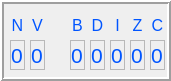
     <widget class="QFrame" name="status_register_frame">
      <property name="geometry">
       <rect>
        <x>20</x>
        <y>30</y>
        <width>171</width>
        <height>81</height>
       </rect>
      </property>
      <property name="styleSheet">
       <string notr="true">color: rgb(0, 85, 255)</string>
      </property>
      <property name="frameShape">
       <enum>QFrame::Box</enum>
      </property>
      <property name="frameShadow">
       <enum>QFrame::Raised</enum>
      </property>
      <property name="lineWidth">
       <number>2</number>
      </property>
      <property name="midLineWidth">
       <number>0</number>
      </property>
      <widget class="QLabel" name="flag_c">
       <property name="geometry">
        <rect>
         <x>150</x>
         <y>40</y>
         <width>15</width>
         <height>30</height>
        </rect>
       </property>
       <property name="font">
        <font>
         <pointsize>16</pointsize>
        </font>
       </property>
       <property name="frameShape">
        <enum>QFrame::StyledPanel</enum>
       </property>
       <property name="frameShadow">
        <enum>QFrame::Sunken</enum>
       </property>
       <property name="text">
        <string>0</string>
       </property>
       <property name="indent">
        <number>0</number>
       </property>
      </widget>
      <widget class="QLabel" name="flag_z">
       <property name="geometry">
        <rect>
         <x>130</x>
         <y>40</y>
         <width>15</width>
         <height>30</height>
        </rect>
       </property>
       <property name="font">
        <font>
         <pointsize>16</pointsize>
        </font>
       </property>
       <property name="frameShape">
        <enum>QFrame::StyledPanel</enum>
       </property>
       <property name="frameShadow">
        <enum>QFrame::Sunken</enum>
       </property>
       <property name="text">
        <string>0</string>
       </property>
       <property name="indent">
        <number>0</number>
       </property>
      </widget>
      <widget class="QLabel" name="flag_d">
       <property name="geometry">
        <rect>
         <x>90</x>
         <y>40</y>
         <width>15</width>
         <height>30</height>
        </rect>
       </property>
       <property name="font">
        <font>
         <pointsize>16</pointsize>
        </font>
       </property>
       <property name="frameShape">
        <enum>QFrame::StyledPanel</enum>
       </property>
       <property name="frameShadow">
        <enum>QFrame::Sunken</enum>
       </property>
       <property name="text">
        <string>0</string>
       </property>
       <property name="indent">
        <number>0</number>
       </property>
      </widget>
      <widget class="QLabel" name="flag_b">
       <property name="geometry">
        <rect>
         <x>70</x>
         <y>40</y>
         <width>15</width>
         <height>30</height>
        </rect>
       </property>
       <property name="font">
        <font>
         <pointsize>16</pointsize>
        </font>
       </property>
       <property name="frameShape">
        <enum>QFrame::StyledPanel</enum>
       </property>
       <property name="frameShadow">
        <enum>QFrame::Sunken</enum>
       </property>
       <property name="text">
        <string>0</string>
       </property>
       <property name="indent">
        <number>0</number>
       </property>
      </widget>
      <widget class="QLabel" name="flag_v">
       <property name="geometry">
        <rect>
         <x>30</x>
         <y>40</y>
         <width>15</width>
         <height>30</height>
        </rect>
       </property>
       <property name="font">
        <font>
         <pointsize>16</pointsize>
        </font>
       </property>
       <property name="frameShape">
        <enum>QFrame::StyledPanel</enum>
       </property>
       <property name="frameShadow">
        <enum>QFrame::Sunken</enum>
       </property>
       <property name="text">
        <string>0</string>
       </property>
       <property name="indent">
        <number>0</number>
       </property>
      </widget>
      <widget class="QLabel" name="flag_n">
       <property name="geometry">
        <rect>
         <x>10</x>
         <y>40</y>
         <width>15</width>
         <height>30</height>
        </rect>
       </property>
       <property name="font">
        <font>
         <pointsize>16</pointsize>
        </font>
       </property>
       <property name="frameShape">
        <enum>QFrame::StyledPanel</enum>
       </property>
       <property name="frameShadow">
        <enum>QFrame::Sunken</enum>
       </property>
       <property name="text">
        <string>0</string>
       </property>
       <property name="indent">
        <number>0</number>
       </property>
      </widget>
      <widget class="QLabel" name="flag_i">
       <property name="geometry">
        <rect>
         <x>110</x>
         <y>40</y>
         <width>15</width>
         <height>30</height>
        </rect>
       </property>
       <property name="font">
        <font>
         <pointsize>16</pointsize>
        </font>
       </property>
       <property name="frameShape">
        <enum>QFrame::StyledPanel</enum>
       </property>
       <property name="frameShadow">
        <enum>QFrame::Sunken</enum>
       </property>
       <property name="text">
        <string>0</string>
       </property>
       <property name="indent">
        <number>0</number>
       </property>
      </widget>
      <widget class="QLabel" name="flag_n_label">
       <property name="geometry">
        <rect>
         <x>10</x>
         <y>10</y>
         <width>15</width>
         <height>30</height>
        </rect>
       </property>
       <property name="font">
        <font>
         <pointsize>12</pointsize>
        </font>
       </property>
       <property name="text">
        <string>N</string>
       </property>
       <property name="alignment">
        <set>Qt::AlignCenter</set>
       </property>
      </widget>
      <widget class="QLabel" name="flag_v_label">
       <property name="geometry">
        <rect>
         <x>30</x>
         <y>10</y>
         <width>15</width>
         <height>30</height>
        </rect>
       </property>
       <property name="font">
        <font>
         <pointsize>12</pointsize>
        </font>
       </property>
       <property name="text">
        <string>V</string>
       </property>
       <property name="alignment">
        <set>Qt::AlignCenter</set>
       </property>
      </widget>
      <widget class="QLabel" name="flag_b_label">
       <property name="geometry">
        <rect>
         <x>70</x>
         <y>10</y>
         <width>15</width>
         <height>30</height>
        </rect>
       </property>
       <property name="font">
        <font>
         <pointsize>12</pointsize>
        </font>
       </property>
       <property name="text">
        <string>B</string>
       </property>
       <property name="alignment">
        <set>Qt::AlignCenter</set>
       </property>
      </widget>
      <widget class="QLabel" name="flag_d_label">
       <property name="geometry">
        <rect>
         <x>90</x>
         <y>10</y>
         <width>15</width>
         <height>30</height>
        </rect>
       </property>
       <property name="font">
        <font>
         <pointsize>12</pointsize>
        </font>
       </property>
       <property name="text">
        <string>D</string>
       </property>
       <property name="alignment">
        <set>Qt::AlignCenter</set>
       </property>
      </widget>
      <widget class="QLabel" name="flag_i_label">
       <property name="geometry">
        <rect>
         <x>110</x>
         <y>10</y>
         <width>15</width>
         <height>30</height>
        </rect>
       </property>
       <property name="font">
        <font>
         <pointsize>12</pointsize>
        </font>
       </property>
       <property name="text">
        <string>I</string>
       </property>
       <property name="alignment">
        <set>Qt::AlignCenter</set>
       </property>
      </widget>
      <widget class="QLabel" name="flag_z_label">
       <property name="geometry">
        <rect>
         <x>130</x>
         <y>10</y>
         <width>15</width>
         <height>30</height>
        </rect>
       </property>
       <property name="font">
        <font>
         <pointsize>12</pointsize>
        </font>
       </property>
       <property name="text">
        <string>Z</string>
       </property>
       <property name="alignment">
        <set>Qt::AlignCenter</set>
       </property>
      </widget>
      <widget class="QLabel" name="flag_c_label">
       <property name="geometry">
        <rect>
         <x>150</x>
         <y>10</y>
         <width>15</width>
         <height>30</height>
        </rect>
       </property>
       <property name="font">
        <font>
         <pointsize>12</pointsize>
        </font>
       </property>
       <property name="text">
        <string>C</string>
       </property>
       <property name="alignment">
        <set>Qt::AlignCenter</set>
       </property>
      </widget>
     </widget>
